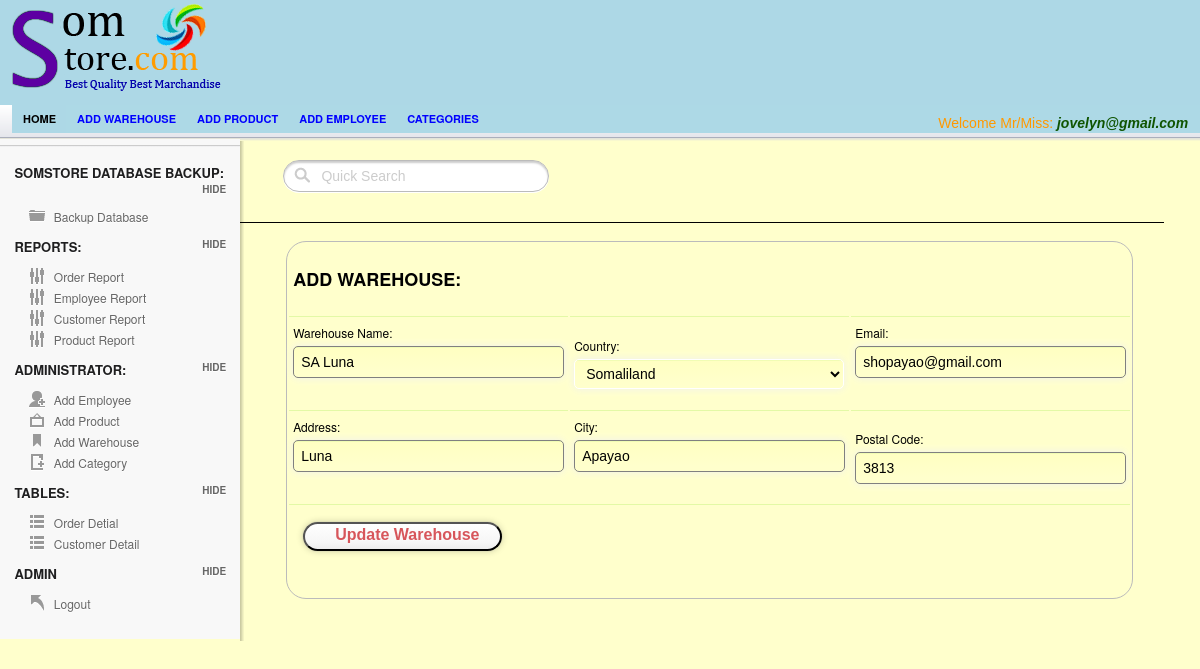
Screenshot of /Admin/wareViewUpdate.php?update=7 (signed in) with the database file from the repository.
### tables this page shows
CREATE TABLE `employee` (
  `Employee_ID` int(95) NOT NULL AUTO_INCREMENT,
  `Employee_Name` varchar(25) NOT NULL,
  `Username` varchar(25) NOT NULL,
  `Password` varchar(25) NOT NULL,
  `Picture` varchar(255) NOT NULL,
  PRIMARY KEY (`Employee_ID`)
);

CREATE TABLE `warehouse` (
  `Warehouse_ID` int(255) NOT NULL AUTO_INCREMENT,
  `Country` varchar(25) NOT NULL,
  `City` varchar(25) NOT NULL,
  `Address` varchar(55) NOT NULL,
  `PostalCode` varchar(55) NOT NULL,
  `Email` varchar(35) NOT NULL,
  `Warehouse` varchar(55) NOT NULL,
  PRIMARY KEY (`Warehouse_ID`),
  UNIQUE KEY `Email` (`Email`),
  UNIQUE KEY `PostalCode` (`PostalCode`)
);

### session.php (called while the page is built, shortened)
<?php
include('config.php');
$check=$_SESSION['login_username'];
$session=mysqli_query($mysqli, "select Username from employee where Username='$check' ");
$row=mysqli_fetch_array($session);
$login_session=$row['Username'];
?>

### Admin/wareViewUpdate.php (the view, shortened to what this page needs)
<?php
include("../session.php");
include("../config.php");
 ?>
<!doctype html>
<html lang="en">
<head>
	<link rel="stylesheet" href="css/layout.css" type="text/css" media="screen" />
</head>
<body>
<div id="container">
	   <div id="header">
		<div id="logo-banner">
				<div id="logo">
					<a href="index.php"><img src="images/img/Logo.png" alt="" /></a>
				</div>
				<div id="banner">
				</div>
		</div>
		</div>
	<div id="content-wrap">
	<section id="secondary_bar">
               <nav>
                <ul>
                    <li class="selected"><a href="index.php">Home</a></li>
                    <li><a href="add_warehouse.php">Add warehouse</a></li>
                    <li><a href="add_product.php">Add product</a></li>
                    <li><a href="Employee.php">Add employee</a></li>
                    <li><a href="add_category.php">Categories</a></li>
                    <li class="logout"> <span class="check"> <?php echo "Welcome Mr/Miss:   ". "<font color='##fa5400'><i><b>".$login_session."</b></i></font>" ;?> </span></li>
                </ul>
            </nav>
	</section>
<aside id="sidebar" class="column">
		<hr/>
		<h3> SomStore Database Backup:</h3>
		<ul class="toggle">
		    <li class="icn_folder"><a href="Backup.php">Backup Database</a></li>
		</ul>
		<h3>Reports:</h3>
		<ul class="toggle">
		    <li class="icn_settings"><a href="OrderReports.php">Order Report</a></li>
			<li class="icn_settings"><a href="EmployeeReport.php">Employee Report</a></li>
			<li class="icn_settings"><a href="CustomerReport.php">Customer Report</a></li>
			<li class="icn_settings"><a href="ProductReport.php"> Product Report</a></li>
		</ul>
		<h3>Administrator:</h3>
		<ul class="toggle">
		    <li class="icn_add_user"><a href="Employee.php">Add Employee</a></li>
			<li class="icn_photo"><a href="add_product.php">Add Product</a></li>
			<li class="icn_tags"><a href="add_warehouse.php">Add Warehouse</a></li>
			<li class="icn_new_article"><a href="add_category.php">Add Category</a></li>
		</ul>
        <h3>Tables:</h3>
		<ul class="toggle">
		    <li class="icn_categories"><a href="order.php">Order Detial</a></li>
     		<li class="icn_categories"><a href="customerTable.php">Customer Detail</a></li>
		</ul>
		<h3>Admin</h3>
		<ul class="toggle">
			<li class="icn_jump_back"><a href="../logout.php">Logout</a></li>
		</ul>
	</aside>
	<section id="main" class="column">
<?php
$update=$_GET['update'];
$result = mysqli_query($mysqli,"SELECT * FROM warehouse where Warehouse_ID ='$update'");
?>
<?php if($row = mysqli_fetch_array($result))
  {?>
	<div id="form_wrapper" class="form_wrapper"  >
	<form class="quick_search">
			<input type="text"  value="Quick Search" onfocus="if(!this._haschanged){this.value=''};this._haschanged=true;">
		</form>
		 <table>
					<form class="register active" id="myForm" action="wareUpdate.php"  method="POST">
					<th colspan="3"><h2>ADD WAREHOUSE:</h2> </th>
	<tr>
    <td>
		<label> Warehouse Name:</label>
		<input type="text" name="wname" id="wname"  value="<?php echo $row['Warehouse'];?>"  placeholder="Warehouse Name" required>
	</td>
   <td>
	<label>Country:</label>
		<select name="country" id="select"  value="<?php echo $row['Country'];?>"  placeholder="Select Country" required>
		  <option value="SOM" countrynum="252" selected="">Somaliland</option>
</select>
   </td>
   <td>
		<label>Email:</label>
		<input type="text" name="email" id="email" value="<?php echo $row['Email'];?>"  placeholder="Email" required>
	</td>
   </tr>
   <tr>
    <td>
		<label> Address:</label>
		<input type="text" name="address"  id="address" value="<?php echo $row['Address'];?>"  placeholder="Address" required>
	</td>
   <td>
       		<label> City:</label>
		<input type="text" name="city"  id="city" value="<?php echo $row['City'];?>"  placeholder="City" required>
  </td>
   <td>
	    <label> Postal Code:</label>
	<input type="text" name="pcode"  id="pcode" value="<?php echo $row['PostalCode'];?>"  placeholder="Postal Code" required>
   </td>
   </tr>
   <tr>
						<div class="bottom">
						<td colspan="3">
						<button type="submit"  name="submit"  class="a-btn"><span class="a-btn-text">Update Warehouse </span></button>
						</div>
   </tr>
</form>
					</table>
	</div>
 </div>
      <?php }?>
          </div>
</body>
</html>

### rows the page displays
employee: Username "jovelyn@gmail.com"
warehouse: wname "SA Luna", country "Somaliland", email "shopayao@gmail.com", address "Luna", city "Apayao", pcode "3813"
